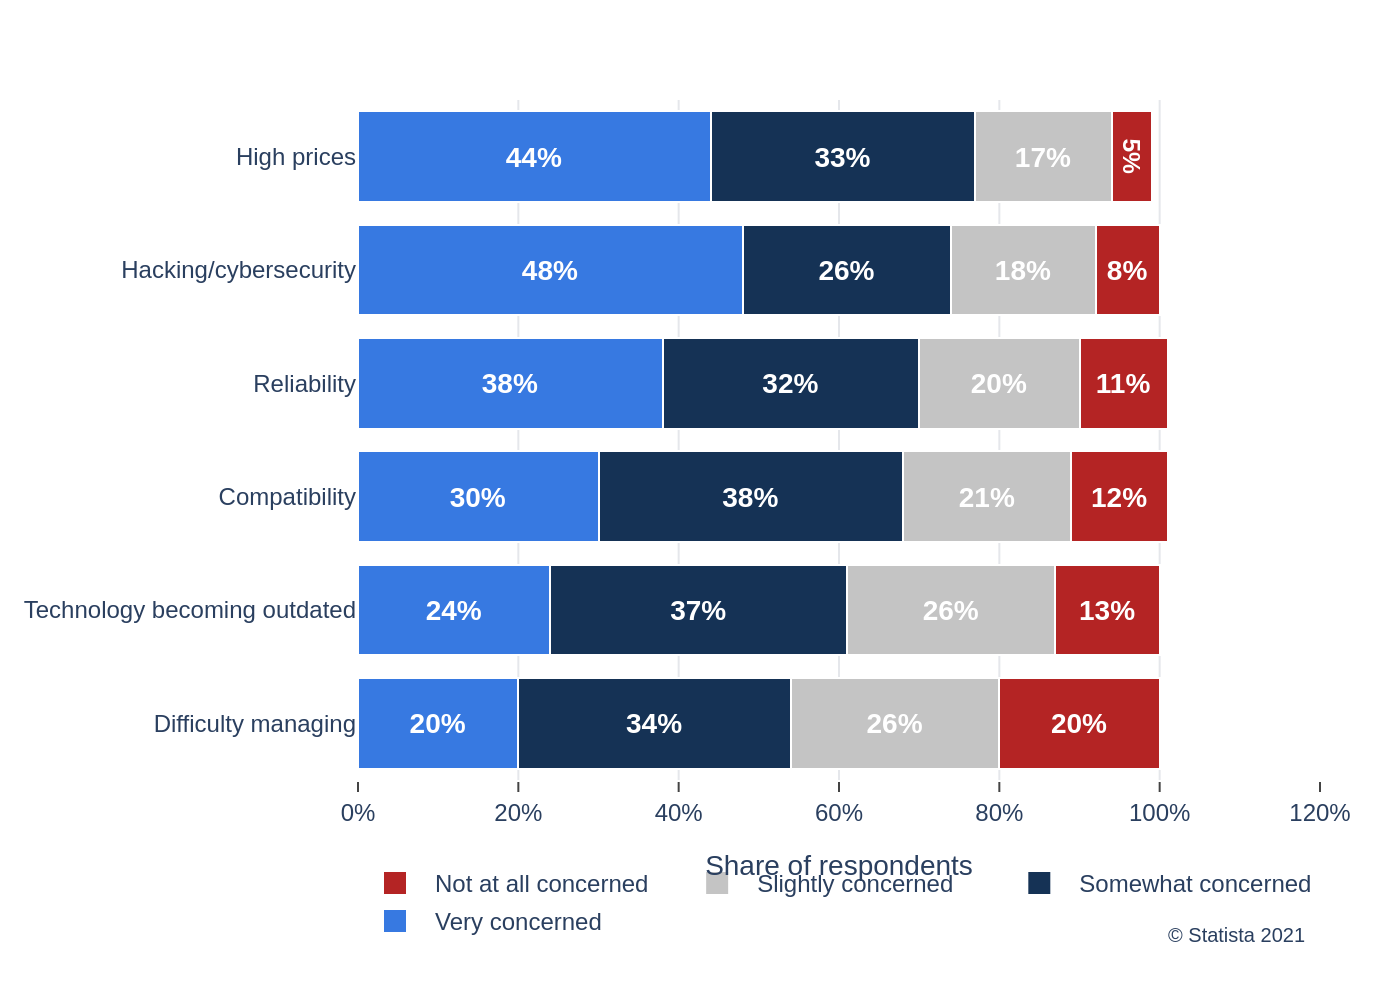

Generate this figure with Python:
import sys
import json
import os
import plotly.graph_objects as go

# Ensure a JSON file path is provided as a command-line argument
if len(sys.argv) != 2:
    print("Usage: python generate_chart.py <path_to_json_file>")
    sys.exit(1)

json_path = sys.argv[1]

# Load chart data from the specified JSON file
try:
    with open(json_path, 'r', encoding='utf-8') as f:
        chart_info = json.load(f)
except FileNotFoundError:
    print(f"Error: JSON file not found at {json_path}")
    sys.exit(1)
except json.JSONDecodeError:
    print(f"Error: Could not decode JSON from {json_path}")
    sys.exit(1)

# Extract data and texts from the JSON object
chart_data = chart_info.get("chart_data", {})
texts = chart_info.get("texts", {})
colors = chart_info.get("colors", [])
categories = chart_data.get("categories", [])
series_data = chart_data.get("series", [])

# Initialize the figure
fig = go.Figure()

# Add a bar trace for each data series
for i, series in enumerate(series_data):
    fig.add_trace(go.Bar(
        y=categories,
        x=series.get("data", []),
        name=series.get("name", ""),
        orientation='h',
        marker=dict(
            color=colors[i % len(colors)],
            line=dict(color='white', width=1)
        ),
        text=[f'<b>{val}%</b>' for val in series.get("data", [])],
        textposition='inside',
        insidetextanchor='middle',
        textfont=dict(
            family="Arial",
            size=14,
            color="white"
        )
    ))

# Combine title and subtitle for the main title
title_text = texts.get('title', '')
if texts.get('subtitle'):
    title_text += f"<br><sub>{texts.get('subtitle')}</sub>"

# Combine source and note for the annotation
source_note_text = []
if texts.get('source'):
    source_note_text.append(texts.get('source'))
if texts.get('note'):
    source_note_text.append(texts.get('note'))
source_text = "<br>".join(source_note_text)


# Configure the layout of the chart
fig.update_layout(
    barmode='stack',
    title=dict(
        text=title_text,
        x=0.05,
        xanchor='left'
    ),
    xaxis=dict(
        title=texts.get('x_axis_title'),
        showgrid=True,
        gridcolor='#E5E7EB',
        zeroline=False,
        ticks='outside',
        tickmode='linear',
        tick0=0,
        dtick=20,
        range=[0, 120],
        ticksuffix='%'
    ),
    yaxis=dict(
        title=texts.get('y_axis_title'),
        showgrid=False,
        zeroline=False,
        ticks='',
        showline=False
    ),
    legend=dict(
        orientation="h",
        yanchor="bottom",
        y=-0.25,
        xanchor="center",
        x=0.5
    ),
    plot_bgcolor='white',
    paper_bgcolor='white',
    font=dict(
        family="Arial",
        size=12
    ),
    margin=dict(l=170, r=40, b=110, t=50),
    annotations=[
        dict(
            text=source_text,
            showarrow=False,
            xref="paper",
            yref="paper",
            x=0.99,
            y=-0.25,
            xanchor='right',
            yanchor='bottom',
            align='right',
            font=dict(size=10)
        )
    ]
)

# Generate the output filename from the input JSON filename
base_filename = os.path.splitext(os.path.basename(json_path))[0]
output_filename = f"{base_filename}.png"

# Save the chart as a PNG image
fig.write_image(output_filename, scale=2)

print(f"Chart saved to {output_filename}")
